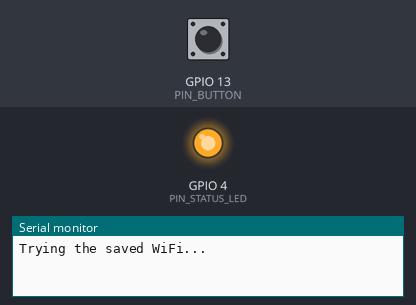
The sketch below on a simulated ESP32. Parts: output pins drawn as LEDs (lit = HIGH), the last lines printed to the serial monitor. The test bench sets the inputs (shaded band); at power-on: GPIO 13 (PIN_BUTTON) HIGH. WiFi joins after 1.5 s; servers stay silent unless stated.

Above: at 0.6 s.
At 2.1 s:
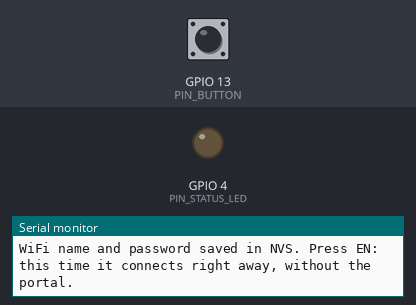
Timing chart, 0 to 3.6 s (numbered marks = the images above):
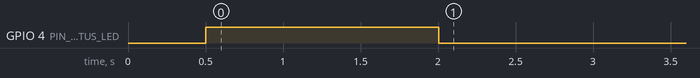

The sketch:

module10_wifi_portal.ino
```cpp
// Module 10 - Practice 4: a WiFi portal like at a hotel (WiFiManager)
// No secrets.h: the WiFi name and password are entered on a phone, then the ESP32 saves them in NVS.
// To erase the saved WiFi: hold the D13 button, press and release EN, and let go of D13 after 2 seconds.

#include <WiFi.h>
#include <WiFiManager.h>  // new library this week: WiFiManager by tzapu

const int PIN_STATUS_LED = 4;
const int PIN_BUTTON = 13;
const char PORTAL_NAME[] = "Node1-Practice";  // temporary WiFi name while the portal is open

// Called by WiFiManager right when the portal opens.
void onPortalOpened(WiFiManager* wm) {
  Serial.printf("Portal open. Connect your phone to the WiFi \"%s\", then open http://192.168.4.1\n", PORTAL_NAME);
}

void setup() {
  Serial.begin(115200);
  delay(500);
  pinMode(PIN_STATUS_LED, OUTPUT);
  pinMode(PIN_BUTTON, INPUT_PULLUP);
  Serial.println();

  WiFiManager wm;
  wm.setDebugOutput(false);  // WiFiManager's own log messages are not printed
  wm.setAPCallback(onPortalOpened);
  wm.setConfigPortalTimeout(180);  // the portal closes by itself after 3 minutes without input
  wm.setConnectTimeout(20);        // tries a WiFi network for at most 20 seconds

  if (digitalRead(PIN_BUTTON) == LOW) {  // button held at power-up
    Serial.println("D13 button held: saved WiFi erased.");
    wm.resetSettings();
  }

  Serial.println("Trying the saved WiFi...");
  digitalWrite(PIN_STATUS_LED, HIGH);  // LED on = connecting or the portal is open
  // autoConnect(): use the saved WiFi; if there is none or it fails, open the portal.
  // Waits here until connected, or until the portal times out (allowed: only in setup()).
  bool connected = wm.autoConnect(PORTAL_NAME);
  digitalWrite(PIN_STATUS_LED, LOW);

  if (!connected) {
    Serial.println("Portal closed without WiFi. Press EN to try again.");
    return;
  }
  Serial.printf("Connected to \"%s\", IP %s\n", WiFi.SSID().c_str(), WiFi.localIP().toString().c_str());
  Serial.println("WiFi name and password saved in NVS. Press EN: this time it connects right away, without the portal.");
}

void loop() {
  // Empty: all the work of this practice is in setup().
}
```
